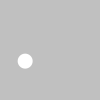
Frame 1 (no input)
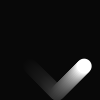
Frame 60 (the mouse pressed at the canvas centre just before this capture)
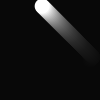
Frame 120 (the mouse held since frame 60 and released just before this capture)

The Processing sketch that drew these frames (run headless with seeded random() and noise(); from frame 60 on, the mouse is pressed at the canvas centre):

// Processing sketch: BalleQuiRebondit
// ── BalleQuiRebondit.pde
float y;
float x;
int t=15;
int sensY=1;
int sensX=1;

void setup(){
  y=random(height-t/2);
  x=random(width-t/2);
  if(x<0){
    x=random(width-t/2);
  }
  if(y<0){
    y=random(height-t/2);
  }
  noStroke();
}

void draw(){
  fill(0,15);
  rect(0,0,width,height);
  
  fill(255);
  y+=sensY;
  x+=sensX;
  ellipse(x,y,t,t);
  if(y>height-t/2){
    sensY*=-1;
  }
  if(y<t/2){
    sensY*=-1;
  }
    if(x>width-t/2){
    sensX*=-1;
  }
  if(x<t/2){
    sensX*=-1;
  }
}
